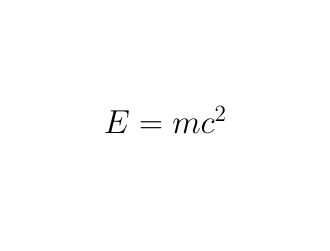

Python code for this plot:
import matplotlib.pyplot as plt

plt.rcParams.update({
    "text.usetex": True,
    "font.family": "serif",
    "font.serif": ["Computer Modern"],
    "text.latex.preamble": r"\usepackage{amsmath}\usepackage{amssymb}",
    "savefig.bbox": "tight",
    "savefig.format": "pdf",
})

plt.figure(figsize=(4,3))
plt.text(0.5, 0.5, r"$E = mc^2$", fontsize=24, ha="center", va="center")
plt.axis("off")
plt.savefig("test.pdf")
print('saved test.pdf')
